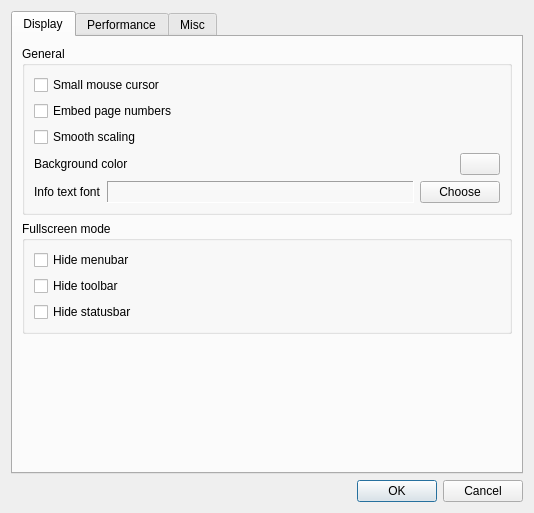
<?xml version="1.0" encoding="UTF-8"?>
<ui version="4.0">
 <class>ConfigDialog</class>
 <widget class="QDialog" name="ConfigDialog">
  <property name="geometry">
   <rect>
    <x>0</x>
    <y>0</y>
    <width>534</width>
    <height>513</height>
   </rect>
  </property>
  <property name="windowTitle">
   <string>QComicBook Settings</string>
  </property>
  <property name="accessibleName">
   <string notr="true"/>
  </property>
  <property name="modal">
   <bool>true</bool>
  </property>
  <layout class="QVBoxLayout" name="verticalLayout">
   <item>
    <widget class="QTabWidget" name="tabWidget">
     <property name="currentIndex">
      <number>0</number>
     </property>
     <widget class="QWidget" name="tab">
      <attribute name="title">
       <string>Display</string>
      </attribute>
      <layout class="QVBoxLayout" name="verticalLayout_4">
       <item>
        <widget class="QGroupBox" name="groupBox_2">
         <property name="title">
          <string>General</string>
         </property>
         <layout class="QVBoxLayout" name="verticalLayout_3">
          <item>
           <widget class="QCheckBox" name="cb_smallcursor">
            <property name="text">
             <string>Small mouse cursor</string>
            </property>
           </widget>
          </item>
          <item>
           <widget class="QCheckBox" name="cb_embedpagenumbers">
            <property name="text">
             <string>Embed page numbers</string>
            </property>
           </widget>
          </item>
          <item>
           <widget class="QCheckBox" name="cb_smoothscaling">
            <property name="text">
             <string>Smooth scaling</string>
            </property>
           </widget>
          </item>
          <item>
           <layout class="QHBoxLayout" name="horizontalLayout">
            <item>
             <widget class="QLabel" name="label">
              <property name="text">
               <string>Background color</string>
              </property>
             </widget>
            </item>
            <item>
             <spacer name="horizontalSpacer">
              <property name="orientation">
               <enum>Qt::Horizontal</enum>
              </property>
              <property name="sizeHint" stdset="0">
               <size>
                <width>40</width>
                <height>20</height>
               </size>
              </property>
             </spacer>
            </item>
            <item>
             <widget class="QPushButton" name="pb_color">
              <property name="text">
               <string/>
              </property>
             </widget>
            </item>
           </layout>
          </item>
          <item>
           <layout class="QHBoxLayout" name="horizontalLayout_2">
            <item>
             <widget class="QLabel" name="label_2">
              <property name="text">
               <string>Info text font</string>
              </property>
             </widget>
            </item>
            <item>
             <widget class="QLabel" name="fontname">
              <property name="sizePolicy">
               <sizepolicy hsizetype="MinimumExpanding" vsizetype="Preferred">
                <horstretch>0</horstretch>
                <verstretch>0</verstretch>
               </sizepolicy>
              </property>
              <property name="frameShape">
               <enum>QFrame::Panel</enum>
              </property>
              <property name="frameShadow">
               <enum>QFrame::Sunken</enum>
              </property>
              <property name="text">
               <string/>
              </property>
             </widget>
            </item>
            <item>
             <widget class="QPushButton" name="pb_font">
              <property name="text">
               <string>Choose</string>
              </property>
             </widget>
            </item>
           </layout>
          </item>
         </layout>
        </widget>
       </item>
       <item>
        <widget class="QGroupBox" name="groupBox">
         <property name="title">
          <string>Fullscreen mode</string>
         </property>
         <layout class="QVBoxLayout" name="verticalLayout_2">
          <item>
           <widget class="QCheckBox" name="cb_hidemenu">
            <property name="text">
             <string>Hide menubar</string>
            </property>
           </widget>
          </item>
          <item>
           <widget class="QCheckBox" name="cb_hidetoolbar">
            <property name="text">
             <string>Hide toolbar</string>
            </property>
           </widget>
          </item>
          <item>
           <widget class="QCheckBox" name="cb_hidestatus">
            <property name="text">
             <string>Hide statusbar</string>
            </property>
           </widget>
          </item>
         </layout>
        </widget>
       </item>
       <item>
        <spacer name="verticalSpacer">
         <property name="orientation">
          <enum>Qt::Vertical</enum>
         </property>
         <property name="sizeHint" stdset="0">
          <size>
           <width>20</width>
           <height>37</height>
          </size>
         </property>
        </spacer>
       </item>
      </layout>
     </widget>
     <widget class="QWidget" name="tab_2">
      <attribute name="title">
       <string>Performance</string>
      </attribute>
      <layout class="QVBoxLayout" name="verticalLayout_8">
       <item>
        <widget class="QGroupBox" name="groupBox_3">
         <property name="title">
          <string>Cache</string>
         </property>
         <layout class="QVBoxLayout" name="verticalLayout_5">
          <item>
           <layout class="QHBoxLayout" name="horizontalLayout_3">
            <item>
             <widget class="QLabel" name="label_4">
              <property name="text">
               <string>Cache Size</string>
              </property>
             </widget>
            </item>
            <item>
             <spacer name="horizontalSpacer_2">
              <property name="orientation">
               <enum>Qt::Horizontal</enum>
              </property>
              <property name="sizeHint" stdset="0">
               <size>
                <width>40</width>
                <height>20</height>
               </size>
              </property>
             </spacer>
            </item>
            <item>
             <widget class="QSpinBox" name="sb_cachesize">
              <property name="suffix">
               <string notr="true">Mb</string>
              </property>
              <property name="prefix">
               <string notr="true"/>
              </property>
              <property name="minimum">
               <number>1</number>
              </property>
              <property name="maximum">
               <number>128</number>
              </property>
             </widget>
            </item>
           </layout>
          </item>
          <item>
           <widget class="QCheckBox" name="cb_cacheadjust">
            <property name="text">
             <string>Auto adjust cache size</string>
            </property>
           </widget>
          </item>
          <item>
           <widget class="QCheckBox" name="cb_preload">
            <property name="text">
             <string>Preload next page</string>
            </property>
           </widget>
          </item>
         </layout>
        </widget>
       </item>
       <item>
        <widget class="QGroupBox" name="groupBox_4">
         <property name="title">
          <string>Thumbnails</string>
         </property>
         <layout class="QVBoxLayout" name="verticalLayout_6">
          <item>
           <widget class="QCheckBox" name="cb_thumbs">
            <property name="text">
             <string>Use disk cache for thumbnails</string>
            </property>
           </widget>
          </item>
          <item>
           <layout class="QHBoxLayout" name="horizontalLayout_4">
            <item>
             <widget class="QLabel" name="label_5">
              <property name="text">
               <string>Thumbnails aging</string>
              </property>
             </widget>
            </item>
            <item>
             <spacer name="horizontalSpacer_3">
              <property name="orientation">
               <enum>Qt::Horizontal</enum>
              </property>
              <property name="sizeHint" stdset="0">
               <size>
                <width>40</width>
                <height>20</height>
               </size>
              </property>
             </spacer>
            </item>
            <item>
             <widget class="QSpinBox" name="sb_thumbsage">
              <property name="maximum">
               <number>365</number>
              </property>
             </widget>
            </item>
           </layout>
          </item>
         </layout>
        </widget>
       </item>
       <item>
        <spacer name="verticalSpacer_2">
         <property name="orientation">
          <enum>Qt::Vertical</enum>
         </property>
         <property name="sizeHint" stdset="0">
          <size>
           <width>398</width>
           <height>149</height>
          </size>
         </property>
        </spacer>
       </item>
      </layout>
     </widget>
     <widget class="QWidget" name="tab_3">
      <attribute name="title">
       <string>Misc</string>
      </attribute>
      <layout class="QVBoxLayout" name="verticalLayout_9">
       <item>
        <widget class="QGroupBox" name="groupBox_5">
         <property name="title">
          <string>Convenience</string>
         </property>
         <layout class="QVBoxLayout" name="verticalLayout_7">
          <item>
           <widget class="QCheckBox" name="cb_twopagesstep">
            <property name="text">
             <string>Forward and backward two-pages in two pages mode</string>
            </property>
           </widget>
          </item>
          <item>
           <widget class="QCheckBox" name="cb_autoinfo">
            <property name="text">
             <string>Open info dialog after opening a comicbook</string>
            </property>
           </widget>
          </item>
          <item>
           <widget class="QCheckBox" name="cb_splash">
            <property name="text">
             <string>Show splashscreen</string>
            </property>
           </widget>
          </item>
          <item>
           <widget class="QCheckBox" name="cb_confirmexit">
            <property name="text">
             <string>Confirm exit</string>
            </property>
           </widget>
          </item>
         </layout>
        </widget>
       </item>
       <item>
        <spacer name="verticalSpacer_3">
         <property name="orientation">
          <enum>Qt::Vertical</enum>
         </property>
         <property name="sizeHint" stdset="0">
          <size>
           <width>20</width>
           <height>255</height>
          </size>
         </property>
        </spacer>
       </item>
      </layout>
     </widget>
    </widget>
   </item>
   <item>
    <widget class="QDialogButtonBox" name="buttons">
     <property name="orientation">
      <enum>Qt::Horizontal</enum>
     </property>
     <property name="standardButtons">
      <set>QDialogButtonBox::Cancel|QDialogButtonBox::Ok</set>
     </property>
    </widget>
   </item>
  </layout>
 </widget>
 <resources/>
 <connections>
  <connection>
   <sender>buttons</sender>
   <signal>accepted()</signal>
   <receiver>ConfigDialog</receiver>
   <slot>accept()</slot>
   <hints>
    <hint type="sourcelabel">
     <x>248</x>
     <y>254</y>
    </hint>
    <hint type="destinationlabel">
     <x>157</x>
     <y>274</y>
    </hint>
   </hints>
  </connection>
  <connection>
   <sender>buttons</sender>
   <signal>rejected()</signal>
   <receiver>ConfigDialog</receiver>
   <slot>reject()</slot>
   <hints>
    <hint type="sourcelabel">
     <x>316</x>
     <y>260</y>
    </hint>
    <hint type="destinationlabel">
     <x>286</x>
     <y>274</y>
    </hint>
   </hints>
  </connection>
 </connections>
</ui>
